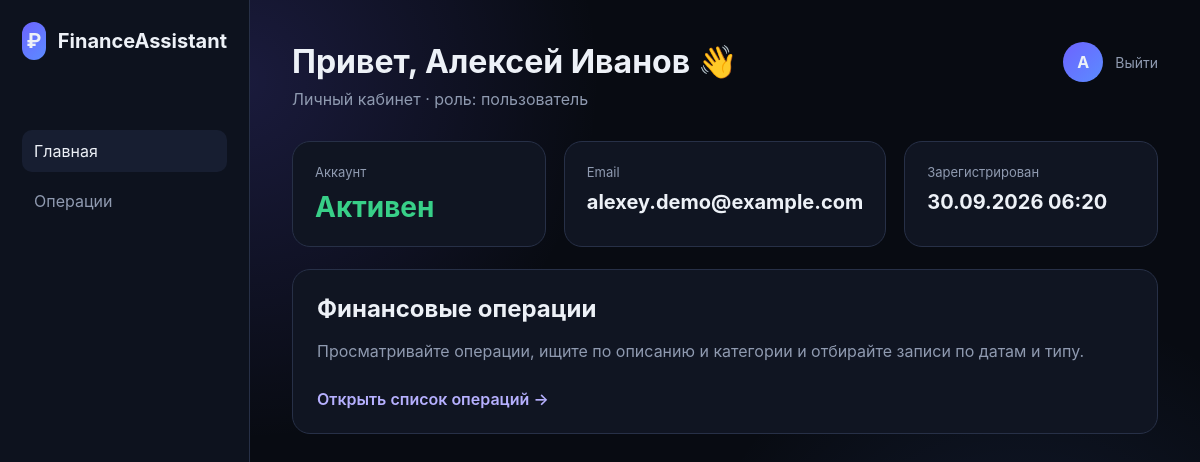
/frontend/dashboard.php (signed in), run on the app's committed database.
### tables this page shows
CREATE TABLE users (
    id BIGINT UNSIGNED AUTO_INCREMENT PRIMARY KEY,
    full_name VARCHAR(120) NOT NULL,
    email VARCHAR(255) NOT NULL UNIQUE,
    password_hash VARCHAR(255) NOT NULL,
    role ENUM('user', 'admin') NOT NULL DEFAULT 'user',
    created_at TIMESTAMP NOT NULL DEFAULT CURRENT_TIMESTAMP,
    updated_at TIMESTAMP NOT NULL DEFAULT CURRENT_TIMESTAMP ON UPDATE CURRENT_TIMESTAMP
);

### backend/src/bootstrap.php (called while the page is built, shortened)
<?php
$config = require __DIR__ . '/../config.php';
function db(): PDO
{
    global $config;
    $dsn = sprintf(
        'mysql:host=%s;port=%s;dbname=%s;charset=%s',
        $config['host'],
        $config['port'],
        $config['database'],
        $config['charset']
    );
    $pdo = new PDO($dsn, $config['user'], $config['password'], [
        PDO::ATTR_ERRMODE => PDO::ERRMODE_EXCEPTION,
        PDO::ATTR_DEFAULT_FETCH_MODE => PDO::FETCH_ASSOC,
        PDO::ATTR_EMULATE_PREPARES => false,
    ]);
    return $pdo;
}
function e(string $value): string
{
    return htmlspecialchars($value, ENT_QUOTES | ENT_SUBSTITUTE, 'UTF-8');
}
function current_user(): ?array
{
    $id = $_SESSION['user_id'] ?? null;
    $stmt = db()->prepare('SELECT id, full_name, email, role, created_at FROM users WHERE id = :id LIMIT 1');
    $stmt->execute(['id' => (int)$id]);
    $user = $stmt->fetch() ?: null;
    return $user;
}
function require_auth(): array
{
    $user = current_user();
    return $user;
}

### frontend/dashboard.php (the view, shortened to what this page needs)
<?php
require __DIR__ . '/../backend/src/bootstrap.php';
$user = require_auth();
?>
<!doctype html>
<html lang="ru">
<head>
  <link rel="stylesheet" href="auth.css">
</head>
<body>
<div class="dashboard">
  <aside class="sidebar">
    <div class="logo"><div class="logo-mark">₽</div>FinanceAssistant</div>
    <nav>
      <a class="active" href="dashboard.php">Главная</a>
      <a href="transactions.php">Операции</a>
    </nav>
  </aside>
  <main class="main">
    <div class="topbar">
      <div>
        <h1>Привет, <?= e($user['full_name']) ?> 👋</h1>
        <p>Личный кабинет · роль: <?= ($user['role'] ?? 'user') === 'admin' ? 'администратор' : 'пользователь' ?></p>
      </div>
      <div class="profile">
        <div class="avatar"><?= e(mb_strtoupper(mb_substr($user['full_name'], 0, 1))) ?></div>
        <a class="logout" href="logout.php">Выйти</a>
      </div>
    </div>
    <section class="stats">
      <article class="stat"><div class="label">Аккаунт</div><div class="value ok">Активен</div></article>
      <article class="stat"><div class="label">Email</div><div class="value" style="font-size:20px"><?= e($user['email']) ?></div></article>
      <article class="stat"><div class="label">Зарегистрирован</div><div class="value" style="font-size:20px"><?= e(date('d.m.Y H:i', strtotime($user['created_at']))) ?></div></article>
    </section>
    <section class="panel">
      <h2>Финансовые операции</h2>
      <p>Просматривайте операции, ищите по описанию и категории и отбирайте записи по датам и типу.</p>
      <a class="action-link" href="transactions.php">Открыть список операций →</a>
    </section>
  </main>
</div>
</body>
</html>

### frontend/auth.css (style rules this page uses)
:root { --bg: #080b12; --panel: #101522; --panel-2: #151b2a; --line: #273047; --text: #edf1f7; --muted: #8f9ab0; --accent: #6d63ff; --accent-2: #5b8cff; --success: #38cf88; --danger: #ff5e70; --shadow: 0 24px 70px rgba(0,0,0,.38); }
* { box-sizing: border-box; }
body { margin: 0; min-height: 100vh; font-family: Inter, Segoe UI, Arial, sans-serif; color: var(--text); background: radial-gradient(circle at 20% 10%, rgba(109,99,255,.18), transparent 30%), radial-gradient(circle at 85% 80%, rgba(91,140,255,.12), transparent 28%), var(--bg); }
a { color: inherit; }
.logo { display:flex; align-items:center; gap:12px; font-weight:700; font-size:20px; margin-bottom: 70px; }
.logo-mark { width:38px; height:38px; display:grid; place-items:center; border-radius:12px; background:linear-gradient(135deg,var(--accent),var(--accent-2)); }
.dashboard { min-height:100vh; display:flex; }
.sidebar { width:250px; background:#0d121e; border-right:1px solid var(--line); padding:22px; }
.sidebar nav { display:grid; gap:8px; margin-top:34px; }
.sidebar nav a { text-decoration:none; padding:11px 12px; border-radius:10px; color:var(--muted); }
.sidebar nav a.active, .sidebar nav a:hover { background:#171e31; color:var(--text); }
.main { flex:1; padding:42px; }
.topbar { display:flex; justify-content:space-between; align-items:flex-start; gap:20px; margin-bottom:32px; }
.topbar h1 { margin:0 0 8px; }
.topbar p { margin:0; color:var(--muted); }
.profile { display:flex; align-items:center; gap:12px; }
.avatar { width:40px; height:40px; display:grid; place-items:center; border-radius:50%; background:linear-gradient(135deg,var(--accent),var(--accent-2)); font-weight:700; }
.logout { color:var(--muted); text-decoration:none; font-size:14px; }
.stats { display:grid; grid-template-columns:repeat(3,1fr); gap:18px; }
.stat { padding:22px; background:var(--panel); border:1px solid var(--line); border-radius:18px; }
.stat .label { color:var(--muted); font-size:13px; margin-bottom:10px; }
.stat .value { font-size:28px; font-weight:700; }
.ok { color:var(--success); }
.panel { margin-top:22px; padding:24px; background:var(--panel); border:1px solid var(--line); border-radius:18px; }
.panel h2 { margin:0 0 18px; }
.panel p, small { color:var(--muted); }
.action-link { display:inline-block; margin:12px 16px 0 0; color:#b6b0ff; text-decoration:none; font-weight:600; }

### data on the page
users: full_name "Алексей Иванов", full_name "А", email "alexey.demo@example.com", created_at "30.09.2026 06:20"
